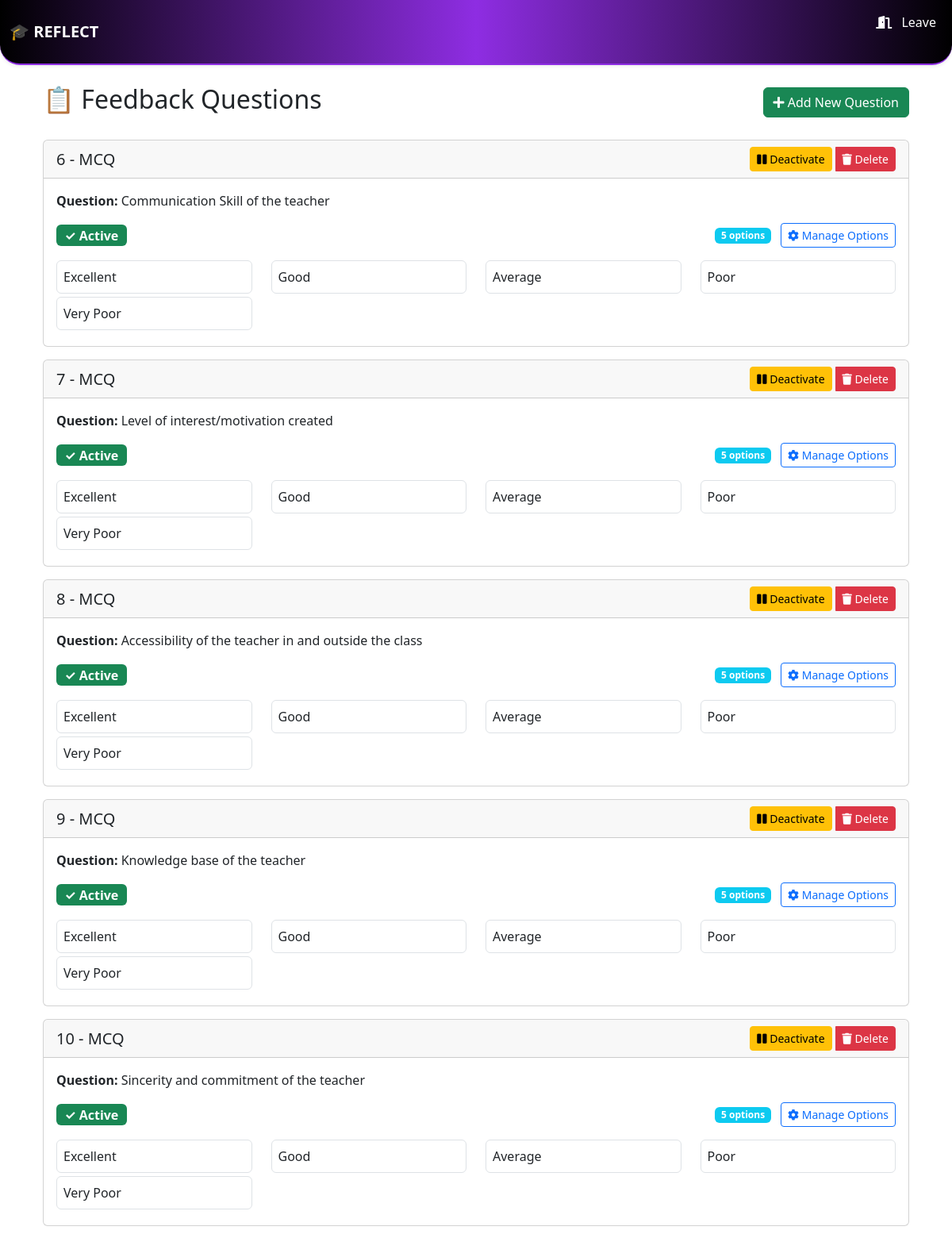
Screenshot of /questions/ (upper part) with the database file from the repository.
### feedback_app/models.py (models this page shows, shortened)
class FeedbackQuestion(models.Model):
    q_id = models.AutoField(primary_key=True)
    q_desc = models.TextField()
    q_type = models.CharField(max_length=20)  # e.g., 'MCQ' or 'DESC'
    active = models.BooleanField(default=True)

class FeedbackQOption(models.Model):
    q = models.ForeignKey(FeedbackQuestion, on_delete=models.CASCADE)
    ans_id = models.CharField(max_length=10)  # Custom ID (not necessary for options)
    answer = models.CharField(max_length=200)  # The text of the option (e.g., "Excellent")

### feedback_app/views.py (the view)
# urls.py: path('questions/', views.list_questions, name='list_questions'),
def list_questions(request):
    questions = FeedbackQuestion.objects.all().order_by('-active', 'q_id')  # Show active questions first
    return render(request, 'list_questions.html', {'questions': questions})

### feedback_app/context_processors.py (called while the page is built)
def is_admin(request):
    user = request.user
    return {'is_admin': user.is_superuser or user.groups.filter(name='admin').exists()}

def is_hod(request):
    return {'is_hod': request.user.groups.filter(name='hod').exists()}

def is_teacher(request):
    return {'is_teacher': request.user.groups.filter(name='teacher').exists()}

### templates/list_questions.html (shortened to what this page needs)
{% extends 'base.html' %}
{% block content %}
<div class="container">
    <div class="d-flex justify-content-between align-items-center mb-4">
        <h2>📋 Feedback Questions</h2>
        <a href="{% url 'add_question' %}" class="btn btn-success">
            <i class="fas fa-plus"></i> Add New Question
        </a>
    </div>
    <div class="row">
        {% for q in questions %}
        <div class="col-md-12 mb-3">
            <div class="card {% if not q.active %}border-secondary{% endif %}">
                <div
                    class="card-header d-flex justify-content-between align-items-center {% if not q.active %}bg-light text-muted{% endif %}">
                    <div>
                        <h5 class="mb-0">{{ q.q_id }} - {{ q.q_type }}</h5>
                    </div>
                    <div class="btn-group" role="group">
                        <form method="post" action="{% url 'toggle_question_status' q.q_id %}" style="display: inline;">
                            {% if q.active %}
                            <button type="submit" class="btn btn-sm btn-warning"
                                onclick="return confirm('Are you sure you want to deactivate this question?')">
                                <i class="fas fa-pause"></i> Deactivate
                            </button>
                            {% else %}
                            <button type="submit" class="btn btn-sm btn-success"
                                onclick="return confirm('Are you sure you want to activate this question?')">
                                <i class="fas fa-play"></i> Activate
                            </button>
                            {% endif %}
                        </form>
                        <a href="{% url 'delete_question' q.q_id %}" class="btn btn-sm btn-danger ms-1">
                            <i class="fas fa-trash"></i> Delete
                        </a>
                    </div>
                </div>
                <div class="card-body {% if not q.active %}text-muted{% endif %}">
                    <p class="card-text"><strong>Question:</strong> {{ q.q_desc }}</p>
                    <div class="d-flex justify-content-between align-items-center">
                        <span class="badge {% if q.active %}bg-success{% else %}bg-secondary{% endif %} fs-6">
                            {% if q.active %}✓ Active{% else %}⏸ Inactive{% endif %}
                        </span>
                        {% if q.q_type == 'MCQ' %}
                        <div>
                            <span class="badge bg-info">{{ q.feedbackqoption_set.count }} options</span>
                            <a href="{% url 'add_options' q.q_id %}" class="btn btn-sm btn-outline-primary ms-2">
                                <i class="fas fa-cog"></i> Manage Options
                            </a>
                        </div>
                        {% endif %}
                    </div>
                    {% if q.q_type == 'MCQ' and q.feedbackqoption_set.all %}
                    <div class="mt-3">
                        <div class="row mt-2">
                            {% for option in q.feedbackqoption_set.all %}
                            <div class="col-md-3 mb-1">
                                <div class="p-2 border rounded bg-white text-dark">
                                    {{ option.answer }}
                                </div>
                            </div>
                            {% endfor %}
                        </div>
                    </div>
                    {% elif q.q_type == 'DESC' %}
                    <div class="mt-2">
                        <em class="text-muted">📝 Descriptive question - no options required</em>
                    </div>
                    {% endif %}
                </div>
            </div>
        </div>
        {% endfor %}
    </div>
</div>
{% endblock %}

### rows the page displays
FeedbackQuestion: q_id "6", q_type "MCQ", active True (drawn), q_desc "Communication Skill of the teacher", feedbackqoption_set.count "5"
FeedbackQOption: answer "Excellent"
FeedbackQOption: answer "Good"
FeedbackQOption: answer "Average"
FeedbackQOption: answer "Poor"
FeedbackQOption: answer "Very Poor"
FeedbackQuestion: q_id "7", q_type "MCQ", active True (drawn), q_desc "Level of interest/motivation created", feedbackqoption_set.count "5"
FeedbackQOption: answer "Excellent"
FeedbackQOption: answer "Good"
FeedbackQOption: answer "Average"
FeedbackQOption: answer "Poor"
FeedbackQOption: answer "Very Poor"
FeedbackQuestion: q_id "8", q_type "MCQ", active True (drawn), q_desc "Accessibility of the teacher in and outside the class", feedbackqoption_set.count "5"
FeedbackQOption: answer "Excellent"
FeedbackQOption: answer "Good"
FeedbackQOption: answer "Average"
FeedbackQOption: answer "Poor"
FeedbackQOption: answer "Very Poor"
FeedbackQuestion: q_id "9", q_type "MCQ", active True (drawn), q_desc "Knowledge base of the teacher", feedbackqoption_set.count "5"
FeedbackQOption: answer "Excellent"
FeedbackQOption: answer "Good"
FeedbackQOption: answer "Average"
FeedbackQOption: answer "Poor"
FeedbackQOption: answer "Very Poor"
FeedbackQuestion: q_id "10", q_type "MCQ", active True (drawn), q_desc "Sincerity and commitment of the teacher", feedbackqoption_set.count "5"
FeedbackQOption: answer "Excellent"
FeedbackQOption: answer "Good"
FeedbackQOption: answer "Average"
FeedbackQOption: answer "Poor"
FeedbackQOption: answer "Very Poor"
